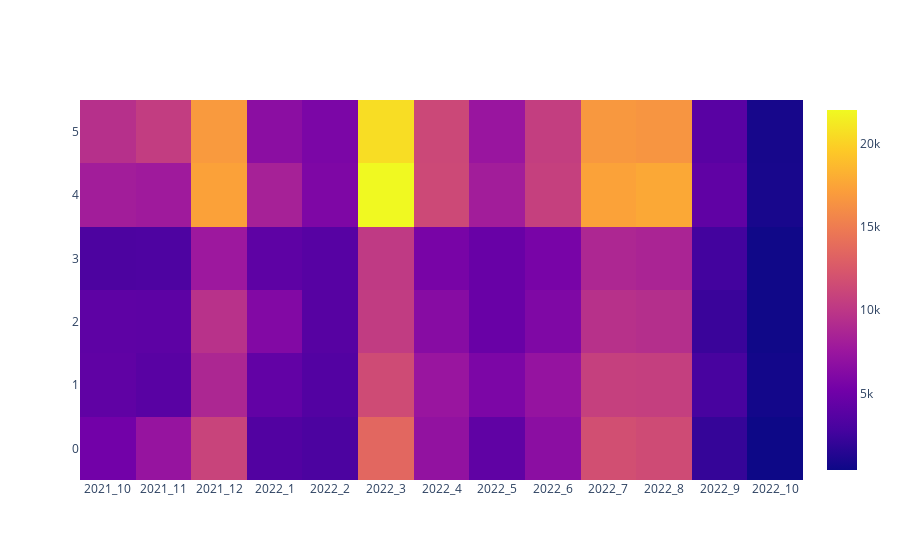

Notebook cell for this chart:
### Code cell
import plotly.graph_objects as go

fig = go.Figure(data=go.Heatmap(
                   x=freq_month["date"],
                   y=freq_month["topic"],
                   z=freq_month["freq"],
                   hoverongaps = True))
fig.show()
